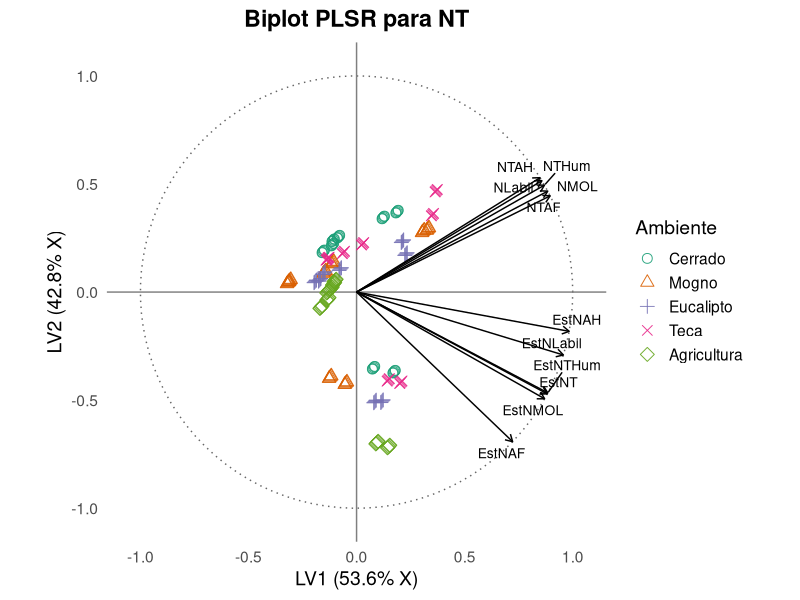

This figure's R source: (Note: this script raises an error after producing the figure.)
# Carregar pacotes
library(pls)
library(ggplot2)
library(ggrepel)
library(dplyr)
library(readxl)
library(tidyr)


rm(list = ls())
cat("\014")  # limpa o console
if (dev.cur() != 1) dev.off()

# Carregar dados
dados <- read_excel("../banco_dados.xlsx", sheet = "DADOS") %>% na.omit()

# Remover espaços ocultos nos nomes das colunas
names(dados) <- trimws(names(dados))

# Selecionar variáveis preditoras relacionadas ao nitrogênio
variaveis_N <- c("NLabil", "NMOL", "NTAF", "NTAH", "NTHum",
                 "EstNT", "EstNLabil", "EstNMOL", "EstNAF", "EstNAH", "EstNTHum")

X <- dados %>% select(all_of(variaveis_N))
Y_NT <- dados$NT
grupo <- factor(dados$Amb, levels = 1:5,
                labels = c("Cerrado", "Mogno", "Eucalipto", "Teca", "Agricultura"))
# Rodar o modelo PLSR
modelo <- plsr(Y_NT ~ ., data = X, ncomp = 2, validation = "LOO")

# Scores das amostras
scores_df <- as.data.frame(scores(modelo)[, 1:2])
colnames(scores_df) <- c("LV1", "LV2")
scores_df$Amb <- grupo

# Loadings normalizados
loadings_raw <- loadings(modelo)[, 1:2]
loadings_scaled <- sweep(loadings_raw, 1, sqrt(rowSums(loadings_raw^2)), FUN = "/")
loadings_df <- as.data.frame(loadings_scaled)
colnames(loadings_df) <- c("LV1", "LV2")
loadings_df$var <- rownames(loadings_df)

# Círculo de correlação unitário
circle <- data.frame(
  x = cos(seq(0, 2 * pi, length.out = 100)),
  y = sin(seq(0, 2 * pi, length.out = 100))
)

# Variância explicada de X pelas duas primeiras componentes (em %)
expl_x <- explvar(modelo)[1:2]
label_x <- paste0("LV1 (", round(expl_x[1], 1), "% X)")
label_y <- paste0("LV2 (", round(expl_x[2], 1), "% X)")

# Gráfico final
biplot_nt <- ggplot() +
  geom_path(data = circle, aes(x = x, y = y), linetype = "dotted", color = "gray40") +
  geom_hline(yintercept = 0, color = "gray50") +
  geom_vline(xintercept = 0, color = "gray50") +
  geom_point(data = scores_df, aes(x = LV1, y = LV2, shape = Amb, color = Amb), size = 3, alpha = 0.9) +
  geom_segment(data = loadings_df, aes(x = 0, y = 0, xend = LV1, yend = LV2),
               arrow = arrow(length = unit(0.2, "cm")), color = "black") +
  geom_text_repel(data = loadings_df, aes(x = LV1, y = LV2, label = var), size = 3.5) +
  coord_fixed(xlim = c(-1.05, 1.05), ylim = c(-1.05, 1.05)) +
  scale_color_brewer(palette = "Dark2") +
  scale_shape_manual(values = 1:5) +
  labs(
    title = "Biplot PLSR para NT",
    x = label_x,
    y = label_y,
    color = "Ambiente",
    shape = "Ambiente"
  ) +
  theme_minimal(base_size = 14) +
  theme(
    panel.grid = element_blank(),
    legend.position = "right",
    plot.title = element_text(face = "bold", hjust = 0.5)
  )

print(biplot_nt)

# Exportar biplot
ggsave("../../2-FIGURAS/biplot_plsr_nt.png", plot = biplot_nt, width = 10, height = 8, dpi = 300)



# TABELA 1 – Estatísticas descritivas
tabela_descr <- X %>%
  summarise_all(list(
    media = mean,
    sd = sd,
    min = min,
    max = max,
    cv = ~ 100 * sd(.) / mean(.)
  )) %>%
  pivot_longer(cols = everything(),
               names_to = c("Variável", ".value"),
               names_sep = "_")


# TABELA 2 – Variância explicada
r2 <- R2(modelo, estimate = "train")

# Variância explicada acumulada para Y_NT
r2y <- round(100 * r2$val[1, 1, c("1 comps", "2 comps")], 2)

# Como explvar() funciona corretamente para X:
expl_x <- round( explvar(modelo)[1:2], 2)

# Montar tabela
tabela_r2 <- data.frame(
  Componente = c("LV1", "LV2"),
  R2X_acum = expl_x,
  R2Y_acum = r2y
)

# Verifique a estrutura
print(tabela_r2)


# Se for uma lista com matriz $val, use:
if (is.matrix(r2$val)) {
  r2x <- round(r2$val[1, 1:2] * 100, 2)
  r2y <- round(r2$val[2, 1:2] * 100, 2)
} else {
  r2x <- round(unlist(r2$val)[1:2] * 100, 2)
  r2y <- round(unlist(r2$val)[3:4] * 100, 2)
}

# TABELA 3 – Loadings das variáveis nas componentes
tabela_loadings <- as.data.frame(loadings(modelo)[, 1:2])
colnames(tabela_loadings) <- c("LV1", "LV2")
tabela_loadings$Variável <- rownames(tabela_loadings)
tabela_loadings <- tabela_loadings[, c("Variável", "LV1", "LV2")]

# Exibir no console
print("TABELA 1 – Estatísticas descritivas:")
print(tabela_descr, digits = 3)

print("TABELA 2 – Variância explicada por componente:")
print(tabela_r2)

print("TABELA 3 – Loadings das variáveis:")
print(tabela_loadings, digits = 3)






#========================== VIP scores (Variable Importance in Projection) ===========


# Função para calcular VIP scores
vip_pls <- function(object) {
  SS <- c(object$Yloadings[, 1]^2) * colSums(object$scores^2)
  W <- object$loading.weights
  p <- nrow(W)
  h <- ncol(object$scores)
  VIP <- rep(0, p)
  for (j in 1:p) {
    weight_sq <- W[j, ]^2
    VIP[j] <- sqrt(p * sum(SS * weight_sq) / sum(SS))
  }
  names(VIP) <- rownames(W)  # <- CORRETO
  return(VIP)
}



# Calcular VIP
vip_scores <- vip_pls(modelo)

# Tabela de VIPs
tabela_vip <- data.frame(
  Variável = names(vip_scores),
  VIP = round(vip_scores, 3)
) %>%
  arrange(desc(VIP))

# Gráfico tipo Wold VIP plot
ggplot(tabela_vip, aes(x = reorder(Variável, VIP), y = VIP)) +
  geom_segment(aes(xend = Variável, y = 0, yend = VIP), color = "blue", size = 0.7) +
  geom_point(color = "blue", size = 2.5) +
  geom_hline(yintercept = 0.8, linetype = "dashed", color = "black") +
  labs(
    title = "Importância das Variáveis segundo VIP (Critério de Wold)",
    x = "Variáveis preditoras",
    y = "VIP Score"
  ) +
  theme_minimal(base_size = 14) +
  theme(
    axis.text.x = element_text(angle = 45, hjust = 1),
    plot.title = element_text(face = "bold", hjust = 0.5)
  )

# Visualizar
print("TABELA 4 – Importância das variáveis (VIP):")
print(tabela_vip)

# Exportar tabela VIP
write.csv(tabela_vip, "../../5-GRAFICOS/tabela_vip_nt.csv", row.names = FALSE)






# ==========================
# FIGURA 4 – Y observado vs. Y predito
# ==========================

# Previsões do modelo com Y_NT
y_pred <- predict(modelo, ncomp = 2)
df_pred <- data.frame(
  Observado = Y_NT,
  Predito = y_pred[, , 1],
  Ambiente = grupo
)

# Criar linha de tendência
modelo_lm <- lm(Predito ~ Observado, data = df_pred)
linha_trend <- data.frame(
  Observado = seq(min(df_pred$Observado), max(df_pred$Observado), length.out = 100)
)
linha_trend$Predito <- predict(modelo_lm, newdata = linha_trend)

# Gráfico com preenchimento e borda preta
grafico_pred_nt <- ggplot(df_pred, aes(x = Observado, y = Predito)) +
  geom_point(aes(fill = Ambiente), shape = 21, color = "black", size = 3, stroke = 1) +  # shape 21 = círculo com borda
  geom_line(data = linha_trend, aes(x = Observado, y = Predito), color = "black", linewidth = 1) +
  scale_fill_brewer(palette = "Dark2") +
  labs(
    title = "Valores observados vs. preditos para NT (PLSR)",
    x = "NT observado",
    y = "NT predito",
    fill = "Ambiente"
  ) +
  theme_minimal(base_size = 14) +
  theme(
    legend.position = "right",
    plot.title = element_text(face = "bold", hjust = 0.5)
  )

print(grafico_pred_nt)

# Exportar gráfico de predição
ggsave("../../2-FIGURAS/predicoes_nt.png", plot = grafico_pred_nt, width = 10, height = 8, dpi = 300)
